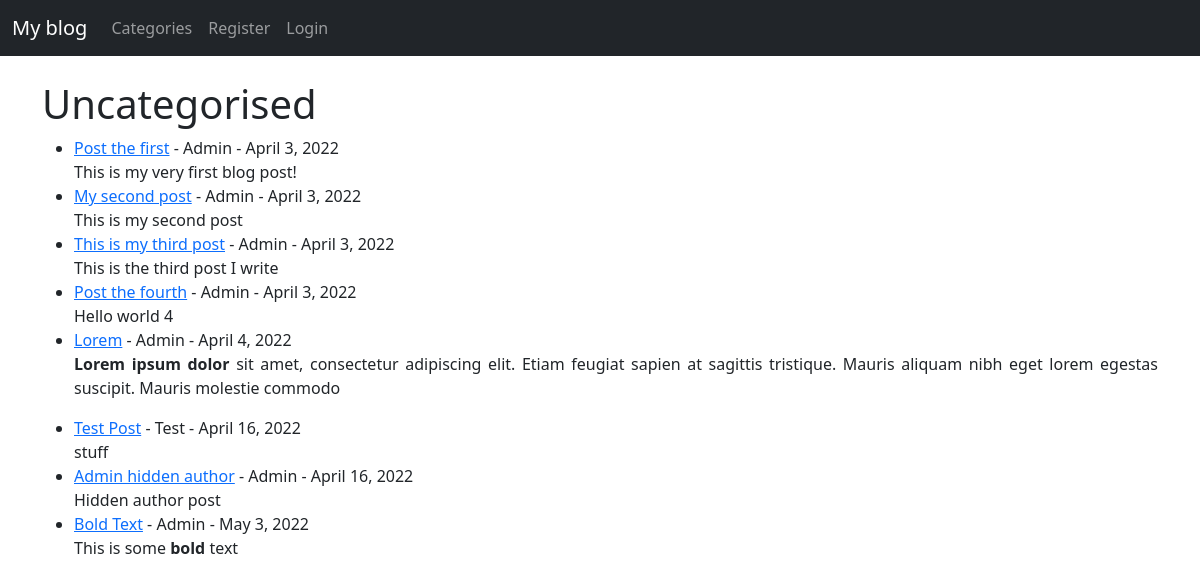
The app's page /category/Uncategorised/ with its own data.
### theblog/models.py (models this page shows, shortened)
class Post(models.Model):
    title = models.CharField(max_length=255)
    header_image = models.ImageField(null=True, blank=True, upload_to='images/')
    title_tag = models.CharField(max_length=255)
    author = models.ForeignKey(User, on_delete=models.CASCADE)
    body = RichTextField(blank=True, null=True)
    post_date = models.DateField(auto_now_add=True)
    category = models.CharField(max_length=255, default='uncategorised')
    snippet = models.CharField(max_length=255)
    likes = models.ManyToManyField(User, related_name='blog_post')

### theblog/views.py (the view)
# urls.py: path('category/<str:cats>/', CategoryView, name='category'),
def CategoryView(request, cats):
    category_posts = Post.objects.filter(category=cats.replace('-', ' '))
    return render(request, 'categories.html', {'cats':cats.title().replace('-', ' '), 'category_posts': category_posts})

### theblog/templates/categories.html (shortened to what this page needs)
{% extends 'base.html' %}
{% block content %}
{% if category_posts %}
<h1>{{ cats }}</h1>
<ul>
    {% for post in category_posts %}
    <li><a href="{% url 'article-detail' post.pk %}">{{ post.title }}</a>
        - {{ post.author }} -
        {{ post.post_date }}
        <br>
        {{ post.body|slice:":200"|safe }}
    </li>
    {% endfor %}
</ul>
{% else %}
<h2>This page does not exist</h2>
{% endif %}
{% endblock %}

### records on screen
Post: title "Post the first", author "Admin", post_date "April 3, 2022", body "This is my very first blog post!"
Post: title "My second post", author "Admin", post_date "April 3, 2022", body "This is my second post"
Post: title "This is my third post", author "Admin", post_date "April 3, 2022", body "This is the third post I write"
Post: title "Post the fourth", author "Admin", post_date "April 3, 2022", body "Hello world 4"
Post: title "Lorem", author "Admin", post_date "April 4, 2022", body "Lorem ipsum dolor sit amet, consectetur adipiscing elit. Etiam feugiat sapien at sagittis tristique. Mauris aliquam nibh eget lorem egestas suscipit. Mauris molestie commodo"
Post: title "Test Post", author "Test", post_date "April 16, 2022", body "stuff"
Post: title "Admin hidden author", author "Admin", post_date "April 16, 2022", body "Hidden author post"
Post: title "Bold Text", author "Admin", post_date "May 3, 2022", body "This is some bold text"

### other values on screen
{{ cats }} "Uncategorised"
